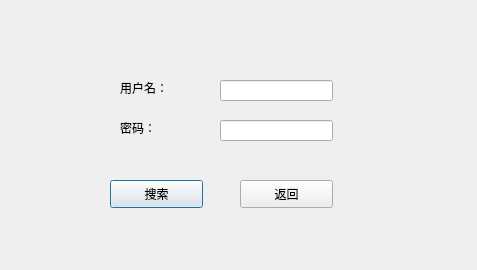
<?xml version="1.0" encoding="UTF-8"?>
<ui version="4.0">
 <class>student_info_inquiry</class>
 <widget class="QDialog" name="student_info_inquiry">
  <property name="geometry">
   <rect>
    <x>0</x>
    <y>0</y>
    <width>477</width>
    <height>270</height>
   </rect>
  </property>
  <property name="windowTitle">
   <string>Dialog</string>
  </property>
  <widget class="QPushButton" name="pushButton">
   <property name="geometry">
    <rect>
     <x>110</x>
     <y>180</y>
     <width>93</width>
     <height>28</height>
    </rect>
   </property>
   <property name="text">
    <string>搜索</string>
   </property>
  </widget>
  <widget class="QLineEdit" name="lineEdit">
   <property name="geometry">
    <rect>
     <x>220</x>
     <y>80</y>
     <width>113</width>
     <height>21</height>
    </rect>
   </property>
  </widget>
  <widget class="QLineEdit" name="lineEdit_2">
   <property name="geometry">
    <rect>
     <x>220</x>
     <y>120</y>
     <width>113</width>
     <height>21</height>
    </rect>
   </property>
  </widget>
  <widget class="QLabel" name="label">
   <property name="geometry">
    <rect>
     <x>120</x>
     <y>80</y>
     <width>72</width>
     <height>15</height>
    </rect>
   </property>
   <property name="text">
    <string>用户名：</string>
   </property>
  </widget>
  <widget class="QLabel" name="label_2">
   <property name="geometry">
    <rect>
     <x>120</x>
     <y>120</y>
     <width>72</width>
     <height>15</height>
    </rect>
   </property>
   <property name="text">
    <string>密码：</string>
   </property>
  </widget>
  <widget class="QPushButton" name="pushButton_2">
   <property name="geometry">
    <rect>
     <x>240</x>
     <y>180</y>
     <width>93</width>
     <height>28</height>
    </rect>
   </property>
   <property name="text">
    <string>返回</string>
   </property>
  </widget>
 </widget>
 <resources/>
 <connections/>
</ui>
